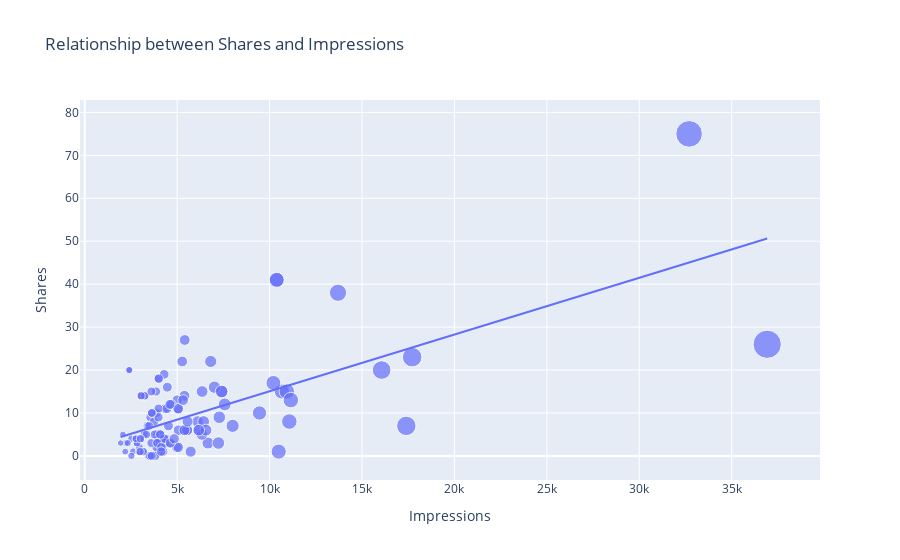

Here is the notebook cell this chart was saved with:
### Code cell
figure = px.scatter(data_frame=data, x="Impressions",
                    y="Shares", size="Impressions", trendline="ols",
                    title="Relationship between Shares and Impressions")
figure.show()
